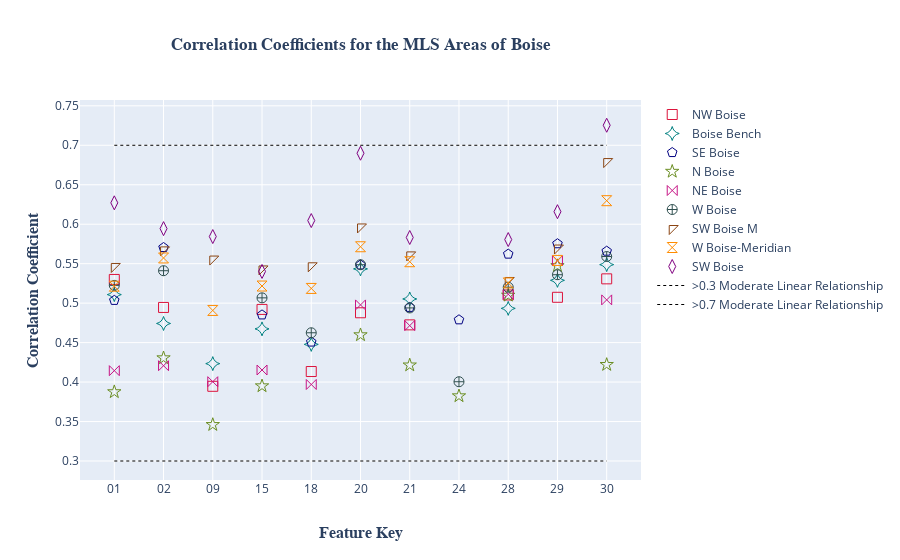

Here is the notebook cell this chart was saved with:
### Code cell
df = pd.read_pickle(os.path.join(path,'Trim-A-Coeff-compare.pkl'))

# drops rows up to TAV_Ch, below TAV_Ch = 0 and TAV_Ch = 1 
df = df.iloc[3:]

# Needed to make a key for ease a readability and to make the reference line for moderate linear 
# relationship
df= df.rename(columns = {'index' : 'Feature_Name'})
df['index'] = ['00','01','02','03','04','05','06','07','08','09','10','11','12','13','14',
             '15','16','17','18','19','20','21','22','23','24','25','26','27','28','29','30']
df['mod_line'] = .3
df['high_line'] = .7


#this will drop rows that have less than 4 values (feature name, key, ref line, & @ least 1 value)
df = df.dropna(thresh = 5)


area_fig = go.Figure()

area_fig.add_trace(go.Scatter(x= df['index'], y=df['NW_Boise_GC'],
                    mode='markers',
                    marker_color = 'rgb(220,20,60)',
                    marker=dict(size= 10, symbol = "square-open"),          
                    name='NW Boise'))

area_fig.add_trace(go.Scatter(x= df['index'], y=df['B_Bench'],
                    mode='markers',
                    marker_color = 'rgb(0,128,128)',
                    marker=dict(size= 10, symbol = "star-diamond-open"), 
                    name='Boise Bench'))

area_fig.add_trace(go.Scatter(x= df['index'], y=df['SE_Boise'],
                    mode='markers',
                    marker_color = 'rgb(0,0,128)',
                    marker=dict(size= 10, symbol = "pentagon-open"),          
                    name='SE Boise'))

area_fig.add_trace(go.Scatter(x= df['index'], y=df['N_Boise'],
                    mode='markers',
                    marker_color = 'rgb(107,142,35)',
                    marker=dict(size= 10, symbol = "star-open"),          
                    name='N Boise'))

area_fig.add_trace(go.Scatter(x= df['index'], y=df['NE_Boise'],
                    mode='markers',
                    marker_color = 'rgb(199,21,133)',
                    marker=dict(size= 10, symbol = "bowtie-open"),           
                    name='NE Boise'))

area_fig.add_trace(go.Scatter(x= df['index'], y=df['W_Boise'],
                    mode='markers',
                    marker_color = 'rgb(47,79,79)',
                    marker=dict(size= 10, symbol = "circle-cross-open"),          
                    name='W Boise'))

area_fig.add_trace(go.Scatter(x= df['index'], y=df['SW_Boise_M'],
                    mode='markers',
                    marker_color = 'rgb(139,69,19)',
                    marker=dict(size= 10, symbol = "triangle-nw-open"),          
                    name='SW Boise M'))

area_fig.add_trace(go.Scatter(x= df['index'], y=df['W_Boise_M'],
                    mode='markers',
                    marker_color = 'rgb(255,140,0)',
                    marker=dict(size= 10, symbol = "hourglass-open"),          
                    name='W Boise-Meridian'))

area_fig.add_trace(go.Scatter(x= df['index'], y=df['SW_Boise'],
                    mode='markers',
                    marker_color = 'rgb(128,0,128)',
                    marker=dict(size= 10, symbol = "diamond-tall-open"),           
                    name='SW Boise'))


area_fig.add_trace(go.Scatter(x= df['index'] , y=df['mod_line'],
                    mode = 'lines',          
                    line = dict(color='Black', width=1, dash='dot'),          
                    name='>0.3 Moderate Linear Relationship'))

area_fig.add_trace(go.Scatter(x= df['index'] , y=df['high_line'],
                    mode = 'lines',          
                    line = dict(color='Black', width=1, dash='dot'),          
                    name='>0.7 Moderate Linear Relationship'))


area_fig.update_layout(
    title=go.layout.Title(
        text="<b>Correlation Coefficients for the MLS Areas of Boise<b>",
        font = dict( 
            family = 'Times New Roman'),
        xref="paper",
        x=.5
    ),
    yaxis=go.layout.YAxis(
        title=go.layout.yaxis.Title(
            text="<b>Correlation Coefficient<b>",
            font=dict(
                family="Times New Roman",
                size=16,
#                color="#7f7f7f"
            )
        )
    ),
    xaxis=go.layout.XAxis(
        type = 'category',
        title=go.layout.xaxis.Title(
            text="<b>Feature Key<b>",
            font=dict(
                family="Times New Roman",
                size=16,
#                color="#7f7f7f"
            )
        )
    ))


area_fig.write_image(os.path.join(im_path,"Trim_Area_fig.jpg"))
area_fig.show()

### Figure 1 — Plotly figure (JSON) as saved in the notebook; plotly's stock layout.template omitted (floating-point values rounded to 4 significant figures)
{"data": [{"marker": {"color": "rgb(220,20,60)", "size": 10, "symbol": "square-open"}, "mode": "markers", "name": "NW Boise", "type": "scatter", "x": ["01", "02", "09", "15", "18", "20", "21", "24", "28", "29", "30"], "y": [0.53, 0.4946, 0.3946, 0.492, 0.4134, 0.4878, 0.4725, null, 0.5103, 0.5074, 0.5308]}, {"marker": {"color": "rgb(0,128,128)", "size": 10, "symbol": "star-diamond-open"}, "mode": "markers", "name": "Boise Bench", "type": "scatter", "x": ["01", "02", "09", "15", "18", "20", "21", "24", "28", "29", "30"], "y": [0.5108, 0.4742, 0.4234, 0.4674, 0.4478, 0.5434, 0.5053, null, 0.4933, 0.5289, 0.5488]}, {"marker": {"color": "rgb(0,0,128)", "size": 10, "symbol": "pentagon-open"}, "mode": "markers", "name": "SE Boise", "type": "scatter", "x": ["01", "02", "09", "15", "18", "20", "21", "24", "28", "29", "30"], "y": [0.5036, 0.5705, null, 0.4851, 0.4507, 0.5485, 0.4947, 0.4789, 0.5622, 0.5753, 0.5659]}, {"marker": {"color": "rgb(107,142,35)", "size": 10, "symbol": "star-open"}, "mode": "markers", "name": "N Boise", "type": "scatter", "x": ["01", "02", "09", "15", "18", "20", "21", "24", "28", "29", "30"], "y": [0.3875, 0.4305, 0.346, 0.395, null, 0.4597, 0.4214, 0.3824, 0.5098, 0.5473, 0.422]}, {"marker": {"color": "rgb(199,21,133)", "size": 10, "symbol": "bowtie-open"}, "mode": "markers", "name": "NE Boise", "type": "scatter", "x": ["01", "02", "09", "15", "18", "20", "21", "24", "28", "29", "30"], "y": [0.4145, 0.4207, 0.4005, 0.4153, 0.397, 0.4978, 0.4715, null, 0.5112, 0.5537, 0.5041]}, {"marker": {"color": "rgb(47,79,79)", "size": 10, "symbol": "circle-cross-open"}, "mode": "markers", "name": "W Boise", "type": "scatter", "x": ["01", "02", "09", "15", "18", "20", "21", "24", "28", "29", "30"], "y": [0.5225, 0.5411, null, 0.5067, 0.4625, 0.5487, 0.4939, 0.4004, 0.5202, 0.536, 0.5591]}, {"marker": {"color": "rgb(139,69,19)", "size": 10, "symbol": "triangle-nw-open"}, "mode": "markers", "name": "SW Boise M", "type": "scatter", "x": ["01", "02", "09", "15", "18", "20", "21", "24", "28", "29", "30"], "y": [0.5464, 0.5675, 0.5559, 0.5433, 0.5473, 0.5965, 0.5611, null, 0.5287, 0.5698, 0.6794]}, {"marker": {"color": "rgb(255,140,0)", "size": 10, "symbol": "hourglass-open"}, "mode": "markers", "name": "W Boise-Meridian", "type": "scatter", "x": ["01", "02", "09", "15", "18", "20", "21", "24", "28", "29", "30"], "y": [0.5215, 0.5572, 0.4907, 0.5217, 0.5186, 0.5714, 0.5525, null, 0.5256, 0.5541, 0.6298]}, {"marker": {"color": "rgb(128,0,128)", "size": 10, "symbol": "diamond-tall-open"}, "mode": "markers", "name": "SW Boise", "type": "scatter", "x": ["01", "02", "09", "15", "18", "20", "21", "24", "28", "29", "30"], "y": [0.6271, 0.5944, 0.5844, 0.5402, 0.6046, 0.6899, 0.5832, null, 0.5806, 0.6159, 0.7254]}, {"line": {"color": "Black", "dash": "dot", "width": 1}, "mode": "lines", "name": ">0.3 Moderate Linear Relationship", "type": "scatter", "x": ["01", "02", "09", "15", "18", "20", "21", "24", "28", "29", "30"], "y": [0.3, 0.3, 0.3, 0.3, 0.3, 0.3, 0.3, 0.3, 0.3, 0.3, 0.3]}, {"line": {"color": "Black", "dash": "dot", "width": 1}, "mode": "lines", "name": ">0.7 Moderate Linear Relationship", "type": "scatter", "x": ["01", "02", "09", "15", "18", "20", "21", "24", "28", "29", "30"], "y": [0.7, 0.7, 0.7, 0.7, 0.7, 0.7, 0.7, 0.7, 0.7, 0.7, 0.7]}], "layout": {"title": {"font": {"family": "Times New Roman"}, "text": "<b>Correlation Coefficients for the MLS Areas of Boise<b>", "x": 0.5, "xref": "paper"}, "xaxis": {"title": {"font": {"family": "Times New Roman", "size": 16}, "text": "<b>Feature Key<b>"}, "type": "category"}, "yaxis": {"title": {"font": {"family": "Times New Roman", "size": 16}, "text": "<b>Correlation Coefficient<b>"}}}}
